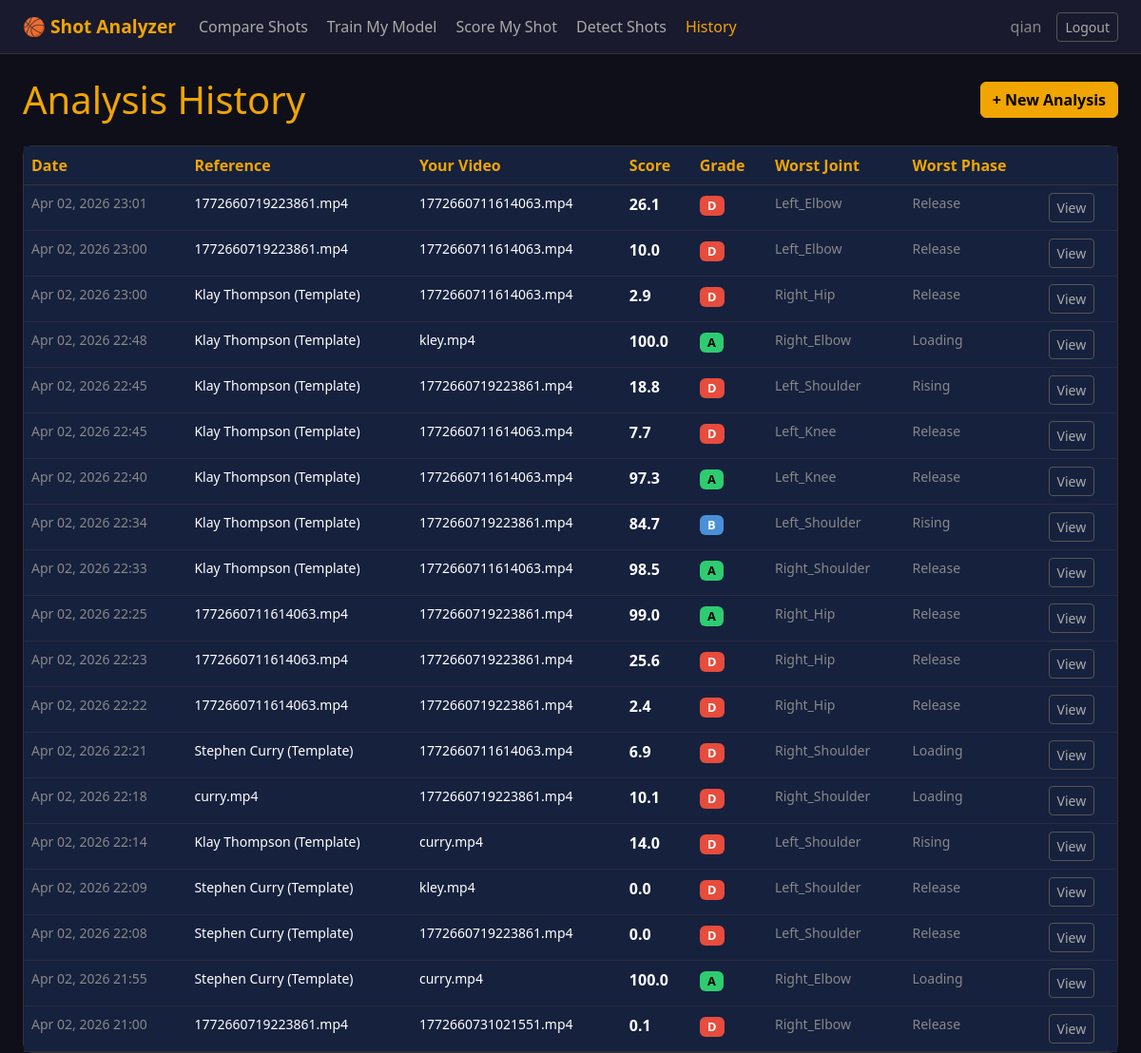
The page /history/ (signed in) on the database as committed earlier.
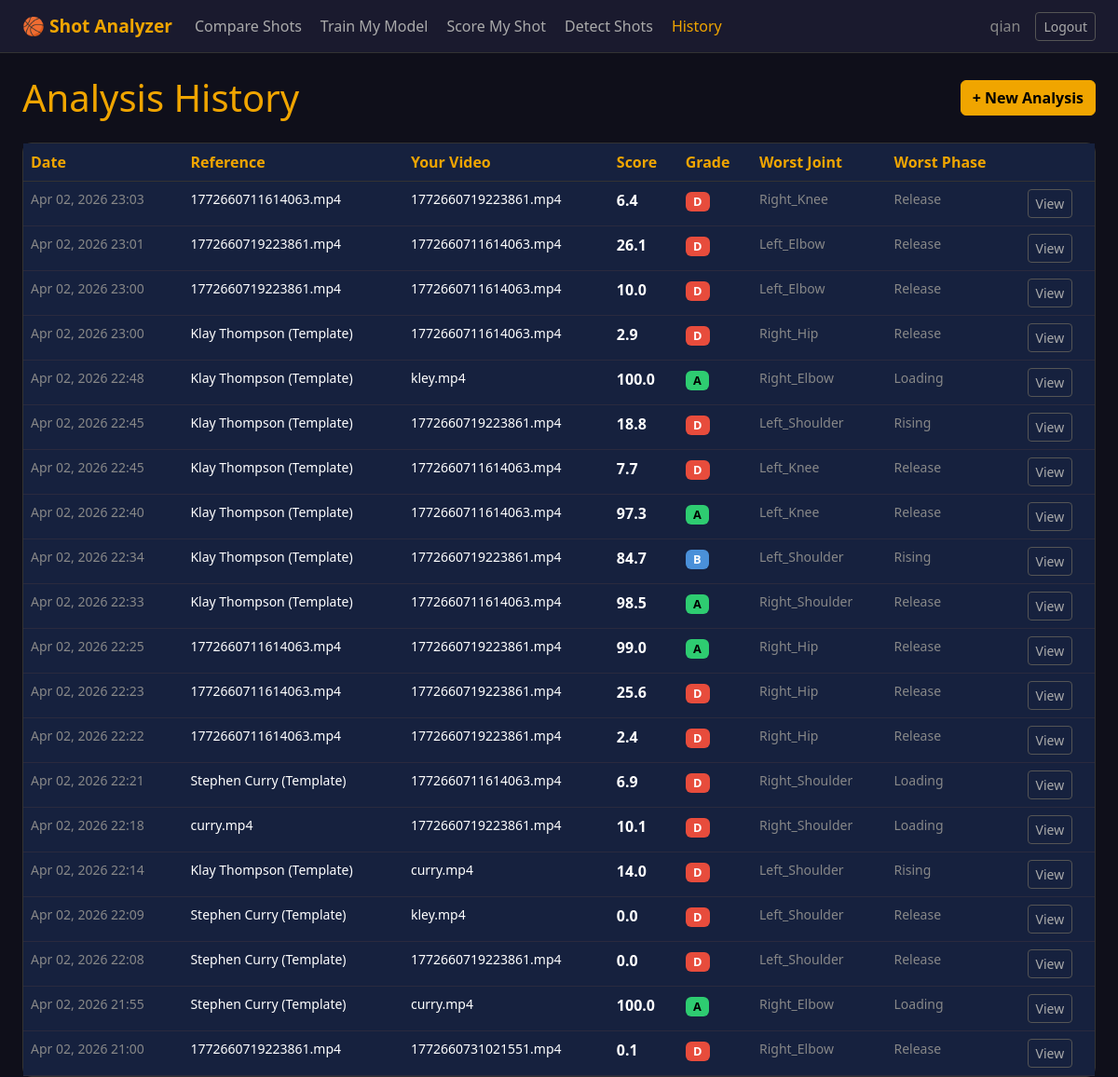
The same page on the database as committed later.
### shot_analyzer/models.py (models this page shows, shortened)
class AnalysisSession(models.Model):
    user = models.ForeignKey(User, on_delete=models.CASCADE, related_name='sessions')
    created_at = models.DateTimeField(auto_now_add=True)
    ref_video_name = models.CharField(max_length=255)
    user_video_name = models.CharField(max_length=255)
    overall_score = models.FloatField()
    grade = models.CharField(max_length=5)
    most_inconsistent_joint = models.CharField(max_length=50)
    most_inconsistent_phase = models.CharField(max_length=50)
    feedback_json = models.TextField()       # JSON list[str]
    joint_scores_json = models.TextField()   # JSON list[dict]
    chart_score_card = models.TextField()    # base64 PNG
    chart_radar = models.TextField()         # base64 PNG
    chart_joint_bars = models.TextField()    # base64 PNG
    chart_angle_curves = models.TextField(blank=True)  # base64 PNG
    phase_scores_json  = models.TextField(default='[]')  # JSON list[dict]
    class Meta:
        ordering = ['-created_at']

### shot_analyzer/views.py (the view)
# urls.py: path('history/',            views.history,             name='history'),
@login_required
def history(request):
    sessions = AnalysisSession.objects.filter(user=request.user)
    return render(request, 'shot_analyzer/history.html', {'sessions': sessions})

### shot_analyzer/templates/shot_analyzer/history.html (shortened to what this page needs)
{% extends 'shot_analyzer/base.html' %}
{% block content %}
<div class="d-flex align-items-center justify-content-between mb-4">
  <h1 class="mb-0">Analysis History</h1>
  <a href="{% url 'compare' %}" class="btn btn-primary">+ New Analysis</a>
</div>
{% if sessions %}
<div class="card">
  <div class="card-body p-0">
    <table class="table table-dark table-hover mb-0">
      <thead>
        <tr>
          <th>Date</th>
          <th>Reference</th>
          <th>Your Video</th>
          <th>Score</th>
          <th>Grade</th>
          <th>Worst Joint</th>
          <th>Worst Phase</th>
          <th></th>
        </tr>
      </thead>
      <tbody>
        {% for s in sessions %}
        <tr>
          <td class="text-muted small">{{ s.created_at|date:"M d, Y H:i" }}</td>
          <td class="small">{{ s.ref_video_name }}</td>
          <td class="small">{{ s.user_video_name }}</td>
          <td class="fw-bold score-color-{{ s.grade|lower }}">{{ s.overall_score }}</td>
          <td><span class="badge badge-{{ s.grade|lower }}">{{ s.grade }}</span></td>
          <td class="text-muted small">{{ s.most_inconsistent_joint|title }}</td>
          <td class="text-muted small">{{ s.most_inconsistent_phase }}</td>
          <td>
            <a href="{% url 'results' s.id %}" class="btn btn-outline-secondary btn-sm">View</a>
          </td>
        </tr>
        {% endfor %}
      </tbody>
    </table>
  </div>
</div>
{% endif %}
{% endblock %}

Rows that differ between the two databases and show on the page:
added AnalysisSession: created_at "Apr 02, 2026 23:03", ref_video_name "1772660711614063.mp4", user_video_name "1772660719223861.mp4", overall_score "6.4", grade "D", most_inconsistent_joint "Right_Knee", most_inconsistent_phase "Release"
